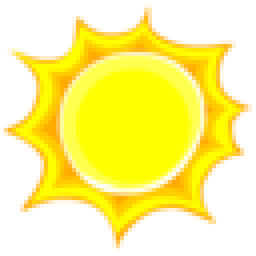
#> input picture icons/sun.png, 64 x 64 px (shown 4 times larger); its folder holds 6 pictures in this run
$ python -i Basic_Settings.py   (imports and definitions only)
#> lines starting #> are read from the running program, lines starting #| are printed output that depends on the picture
### threshold.py
class threshold:


    def __init__(self,hHigh,hLow,sHigh,sLow,vHigh,vLow):
        self.hmin = hLow
        self.hmax = hHigh
        self.smin = sLow
        self.smax = sHigh
        self.vmin = vLow
        self.vmax = vHigh

    def getHMax(self):
        return self.hmax

    def getHMin(self):
        return self.hmin

    def getSMax(self):
        return self.smax

    def getSMin(self):
        return self.smin

    def getVMax(self):
        return self.vmax

    def getVMin(self):
        return self.vmin

    def setHMax(self, val):
        self.hmax = val

    def setHMin(self, val):
        self.hmin = val

    def setSMax(self, val):
        self.smax = val

    def setSMin(self, val):
        self.smin = val

    def setVMax(self, val):
        self.vmax = val

    def setVMin(self, val):
        self.vmin = val

    # [7 lines left out: function setAll, not called in this run]
    def printAll(self):
        print(self.getHMax(), self.getHMin(),self.getSMax(),self.getSMin(),self.getVMax(),self.getVMin())


currentThresh = threshold(24, 6, 207, 88, 255, 100)

### Basic_Settings.py
from tkinter import *
from PIL import Image
from PIL import ImageTk
import threading
import datetime
import imutils
import cv2
import math
from imutils.video import VideoStream
import argparse
import time
import numpy as np
import math
import threshold


def basic_settings():

    basicRoot=Tk()
    leftFrame = Frame(basicRoot, height = 500, width=400)
    leftFrame.pack(side=LEFT)
    rightFrame = Frame(basicRoot, height=500, width=200)
    rightFrame.pack(side=RIGHT, padx=60)

    titleLabel=Label(leftFrame, text="BASIC SETTINGS")
    titleLabel.pack(side=TOP)

    topbtns = Frame(rightFrame)
    topbtns.pack()
    rightbtns = Frame(topbtns)
    leftbtns = Frame(topbtns)
    leftbtns.pack(side=LEFT, pady=20)
    rightbtns.pack(pady=20)

    #Basic settings button functions
    def sun_set(self):
        threshold.currentThresh.setAll(24, 6, 207, 88, 255, 100)

    def cloudy_set(self):
        threshold.currentThresh.setAll(50, 80, 30, 50, 255, 100)
    def eve_set(self):
        threshold.currentThresh.setAll(24, 6, 207, 88, 255, 100)
    def rain_set(self):
        threshold.currentThresh.setAll(24, 6, 207, 88, 255, 100)


    imgsun = "icons/sun.png"
    imgsun2 = Image.open(imgsun)
#> imgsun2 is the input picture: PIL image 64x64 RGBA; mean R, G, B, A 156.8, 137.1, 12.4, 128.8
    imgsun3 = ImageTk.PhotoImage(image=imgsun2)
    sunBtn=Button(leftbtns, image=imgsun3)
    sunBtn.bind("<Double-Button-1>", sun_set)

    imgcld = "icons/cloud.png"
    imgcld2 = Image.open(imgcld)
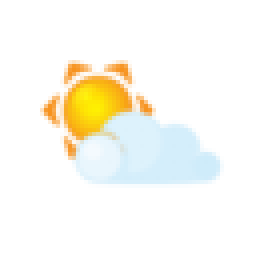
#> input picture icons/cloud.png, 64 x 64 px (shown 4 times larger)
#> imgcld2 is the input picture: PIL image 64x64 RGBA; mean R, G, B, A 57.5, 52.5, 39, 46.3
    imgcld3 = ImageTk.PhotoImage(image=imgcld2)
    cloudBtn = Button(rightbtns, image=imgcld3)
    cloudBtn.bind("<Double-Button-1>", cloudy_set)

    sunBtn.pack(side=TOP, pady=10, padx=10)
    cloudBtn.pack(side=TOP, pady=10, padx=10)


    imgevening = "icons/evening.png"
    imgevening2 = Image.open(imgevening)
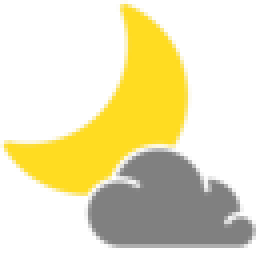
#> input picture icons/evening.png, 64 x 64 px (shown 4 times larger)
#> imgevening2 is the input picture: PIL image 64x64 RGBA; mean R, G, B, A 90.9, 82.1, 34.5, 95.9
    imgevening3 = ImageTk.PhotoImage(image=imgevening2)
    eveningBtn = Button(leftbtns, image=imgevening3, pady=10, padx=10)
    eveningBtn.bind("<Double-Button-1>", eve_set)

    imgraining = "icons/rain.png"
    imgraining2 = Image.open(imgraining)
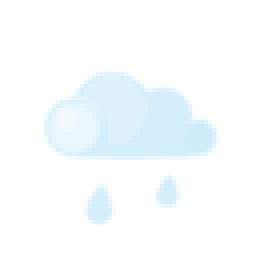
#> input picture icons/rain.png, 64 x 64 px (shown 4 times larger)
#> imgraining2 is the input picture: PIL image 64x64 RGBA; mean R, G, B, A 55.6, 61.6, 64.6, 46.3
    imgraining3 = ImageTk.PhotoImage(image=imgraining2)
    rainyBtn = Button(rightbtns, image=imgraining3, pady=10, padx=10)
    rainyBtn.bind("<Double-Button-1>", rain_set)
    eveningBtn.pack()
    rainyBtn.pack()

    #the top will show the video
    imageFrame = Frame(leftFrame)
    imageFrame.pack(side=BOTTOM, padx=10, pady=10)


    # Capture video frames
    lmain = Label(imageFrame)
    lmain.pack()
#> (the run stopped early here; a loop or call above may not have finished)
